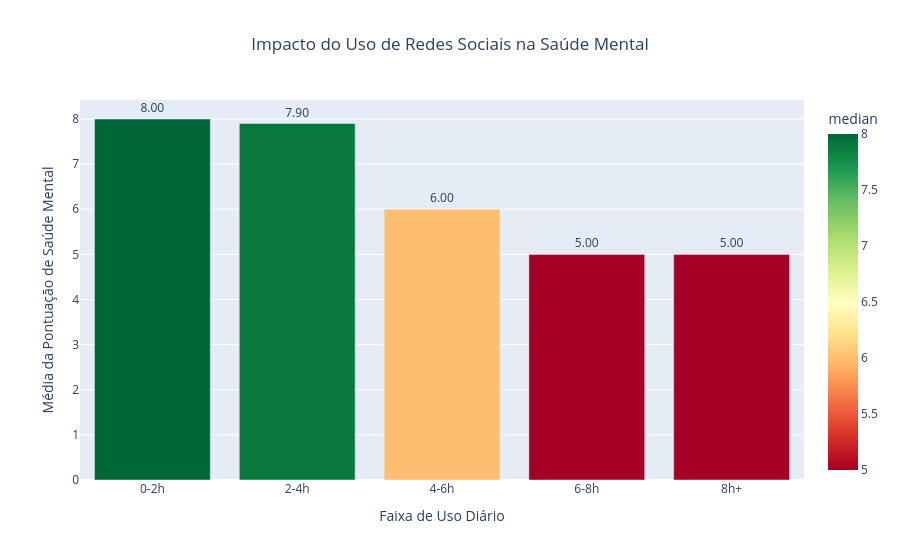

The code cell stored with this chart in its notebook:
### Code cell
df_median_uso_saude = df.groupby("FAIXA_USO")["PONTUAÇÃO_SAÚDE_MENTAL"].agg(["mean", "median"]).reset_index()

fig = px.bar(
    df_median_uso_saude,
    x="FAIXA_USO",
    y="median",
    color="median",
    color_continuous_scale="RdYlGn",
    title="Impacto do Uso de Redes Sociais na Saúde Mental"
)

fig.update_traces(texttemplate='%{y:.2f}', textposition='outside')

fig.update_layout(
    xaxis_title="Faixa de Uso Diário",
    yaxis_title="Média da Pontuação de Saúde Mental",
    title_x=0.5
)

fig.show()

### Figure 1 — Plotly figure (JSON) as saved in the notebook; plotly's stock layout.template omitted (floating-point values rounded to 4 significant figures)
{"data": [{"hovertemplate": "FAIXA_USO=%{x}<br>median=%{marker.color}<extra></extra>", "legendgroup": "", "marker": {"color": [8.0, 7.9, 6.0, 5.0, 5.0], "coloraxis": "coloraxis", "pattern": {"shape": ""}}, "name": "", "orientation": "v", "showlegend": false, "textposition": "outside", "texttemplate": "%{y:.2f}", "type": "bar", "x": ["0-2h", "2-4h", "4-6h", "6-8h", "8h+"], "xaxis": "x", "y": [8.0, 7.9, 6.0, 5.0, 5.0], "yaxis": "y"}], "layout": {"barmode": "relative", "coloraxis": {"colorbar": {"title": {"text": "median"}}, "colorscale": [[0, "rgb(165,0,38)"], [0.1, "rgb(215,48,39)"], [0.2, "rgb(244,109,67)"], [0.3, "rgb(253,174,97)"], [0.4, "rgb(254,224,139)"], [0.5, "rgb(255,255,191)"], [0.6, "rgb(217,239,139)"], [0.7, "rgb(166,217,106)"], [0.8, "rgb(102,189,99)"], [0.9, "rgb(26,152,80)"], [1, "rgb(0,104,55)"]]}, "legend": {"tracegroupgap": 0}, "title": {"text": "Impacto do Uso de Redes Sociais na Saúde Mental", "x": 0.5}, "xaxis": {"anchor": "y", "domain": [0, 1], "title": {"text": "Faixa de Uso Diário"}}, "yaxis": {"anchor": "x", "domain": [0, 1], "title": {"text": "Média da Pontuação de Saúde Mental"}}}}
